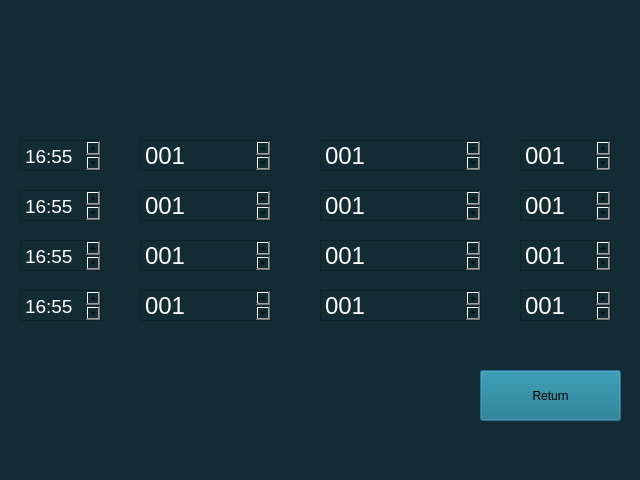
<?xml version="1.0" encoding="UTF-8"?>
<ui version="4.0">
 <class>Dialog</class>
 <widget class="QDialog" name="Dialog">
  <property name="geometry">
   <rect>
    <x>0</x>
    <y>0</y>
    <width>640</width>
    <height>480</height>
   </rect>
  </property>
  <property name="windowTitle">
   <string>Dialog</string>
  </property>
  <property name="styleSheet">
   <string notr="true">background-color: rgb(19, 44, 51);</string>
  </property>
  <widget class="QPushButton" name="reset">
   <property name="geometry">
    <rect>
     <x>480</x>
     <y>370</y>
     <width>141</width>
     <height>51</height>
    </rect>
   </property>
   <property name="toolTip">
    <string>&lt;html&gt;&lt;head/&gt;&lt;body&gt;&lt;p&gt;return&lt;/p&gt;&lt;p&gt;&lt;br/&gt;&lt;/p&gt;&lt;/body&gt;&lt;/html&gt;</string>
   </property>
   <property name="whatsThis">
    <string>&lt;html&gt;&lt;head/&gt;&lt;body&gt;&lt;p&gt;&lt;span style=&quot; font-size:18pt; color:#ffffff;&quot;&gt;Reset&lt;/span&gt;&lt;/p&gt;&lt;/body&gt;&lt;/html&gt;</string>
   </property>
   <property name="styleSheet">
    <string notr="true">background-color: rgb(18, 110, 130);
font: 57 28pt &quot;Mazzard Soft M Med&quot;;</string>
   </property>
   <property name="text">
    <string>Return</string>
   </property>
  </widget>
  <widget class="QLabel" name="auditloggo">
   <property name="geometry">
    <rect>
     <x>0</x>
     <y>0</y>
     <width>641</width>
     <height>61</height>
    </rect>
   </property>
   <property name="text">
    <string/>
   </property>
   <property name="pixmap">
    <pixmap>auditlogo.png</pixmap>
   </property>
   <property name="scaledContents">
    <bool>true</bool>
   </property>
  </widget>
  <widget class="QLabel" name="label">
   <property name="geometry">
    <rect>
     <x>0</x>
     <y>60</y>
     <width>661</width>
     <height>61</height>
    </rect>
   </property>
   <property name="text">
    <string/>
   </property>
   <property name="pixmap">
    <pixmap>audittop.png</pixmap>
   </property>
   <property name="scaledContents">
    <bool>true</bool>
   </property>
  </widget>
  <widget class="QTextBrowser" name="time">
   <property name="geometry">
    <rect>
     <x>20</x>
     <y>140</y>
     <width>81</width>
     <height>31</height>
    </rect>
   </property>
   <property name="whatsThis">
    <string>&lt;html&gt;&lt;head/&gt;&lt;body&gt;&lt;p&gt;001&lt;/p&gt;&lt;/body&gt;&lt;/html&gt;</string>
   </property>
   <property name="styleSheet">
    <string notr="true">font: 57 11pt &quot;Mazzard Soft M Med&quot;;
background-color: rgb(19, 44, 51);</string>
   </property>
   <property name="html">
    <string>&lt;!DOCTYPE HTML PUBLIC &quot;-//W3C//DTD HTML 4.0//EN&quot; &quot;http://www.w3.org/TR/REC-html40/strict.dtd&quot;&gt;
&lt;html&gt;&lt;head&gt;&lt;meta name=&quot;qrichtext&quot; content=&quot;1&quot; /&gt;&lt;style type=&quot;text/css&quot;&gt;
p, li { white-space: pre-wrap; }
&lt;/style&gt;&lt;/head&gt;&lt;body style=&quot; font-family:'Mazzard Soft M Med'; font-size:11pt; font-weight:56; font-style:normal;&quot;&gt;
&lt;p style=&quot; margin-top:0px; margin-bottom:0px; margin-left:0px; margin-right:0px; -qt-block-indent:0; text-indent:0px;&quot;&gt;&lt;span style=&quot; font-size:14pt; color:#ffffff;&quot;&gt;16:55&lt;/span&gt;&lt;/p&gt;&lt;/body&gt;&lt;/html&gt;</string>
   </property>
  </widget>
  <widget class="QTextBrowser" name="coil">
   <property name="geometry">
    <rect>
     <x>140</x>
     <y>140</y>
     <width>131</width>
     <height>31</height>
    </rect>
   </property>
   <property name="whatsThis">
    <string>&lt;html&gt;&lt;head/&gt;&lt;body&gt;&lt;p&gt;001&lt;/p&gt;&lt;/body&gt;&lt;/html&gt;</string>
   </property>
   <property name="styleSheet">
    <string notr="true">font: 57 11pt &quot;Mazzard Soft M Med&quot;;
background-color: rgb(19, 44, 51);</string>
   </property>
   <property name="html">
    <string>&lt;!DOCTYPE HTML PUBLIC &quot;-//W3C//DTD HTML 4.0//EN&quot; &quot;http://www.w3.org/TR/REC-html40/strict.dtd&quot;&gt;
&lt;html&gt;&lt;head&gt;&lt;meta name=&quot;qrichtext&quot; content=&quot;1&quot; /&gt;&lt;style type=&quot;text/css&quot;&gt;
p, li { white-space: pre-wrap; }
&lt;/style&gt;&lt;/head&gt;&lt;body style=&quot; font-family:'Mazzard Soft M Med'; font-size:11pt; font-weight:56; font-style:normal;&quot;&gt;
&lt;p style=&quot; margin-top:0px; margin-bottom:0px; margin-left:0px; margin-right:0px; -qt-block-indent:0; text-indent:0px;&quot;&gt;&lt;span style=&quot; font-size:18pt; color:#ffffff;&quot;&gt;001&lt;/span&gt;&lt;/p&gt;
&lt;p style=&quot;-qt-paragraph-type:empty; margin-top:0px; margin-bottom:0px; margin-left:0px; margin-right:0px; -qt-block-indent:0; text-indent:0px; font-size:18pt; color:#ffffff;&quot;&gt;&lt;br /&gt;&lt;/p&gt;&lt;/body&gt;&lt;/html&gt;</string>
   </property>
  </widget>
  <widget class="QTextBrowser" name="dist">
   <property name="geometry">
    <rect>
     <x>320</x>
     <y>140</y>
     <width>161</width>
     <height>31</height>
    </rect>
   </property>
   <property name="whatsThis">
    <string>&lt;html&gt;&lt;head/&gt;&lt;body&gt;&lt;p&gt;001&lt;/p&gt;&lt;/body&gt;&lt;/html&gt;</string>
   </property>
   <property name="styleSheet">
    <string notr="true">font: 57 11pt &quot;Mazzard Soft M Med&quot;;
background-color: rgb(19, 44, 51);</string>
   </property>
   <property name="html">
    <string>&lt;!DOCTYPE HTML PUBLIC &quot;-//W3C//DTD HTML 4.0//EN&quot; &quot;http://www.w3.org/TR/REC-html40/strict.dtd&quot;&gt;
&lt;html&gt;&lt;head&gt;&lt;meta name=&quot;qrichtext&quot; content=&quot;1&quot; /&gt;&lt;style type=&quot;text/css&quot;&gt;
p, li { white-space: pre-wrap; }
&lt;/style&gt;&lt;/head&gt;&lt;body style=&quot; font-family:'Mazzard Soft M Med'; font-size:11pt; font-weight:56; font-style:normal;&quot;&gt;
&lt;p style=&quot; margin-top:0px; margin-bottom:0px; margin-left:0px; margin-right:0px; -qt-block-indent:0; text-indent:0px;&quot;&gt;&lt;span style=&quot; font-size:18pt; color:#ffffff;&quot;&gt;001&lt;/span&gt;&lt;/p&gt;
&lt;p style=&quot;-qt-paragraph-type:empty; margin-top:0px; margin-bottom:0px; margin-left:0px; margin-right:0px; -qt-block-indent:0; text-indent:0px; font-size:18pt; color:#ffffff;&quot;&gt;&lt;br /&gt;&lt;/p&gt;&lt;/body&gt;&lt;/html&gt;</string>
   </property>
  </widget>
  <widget class="QTextBrowser" name="res">
   <property name="geometry">
    <rect>
     <x>520</x>
     <y>140</y>
     <width>91</width>
     <height>31</height>
    </rect>
   </property>
   <property name="whatsThis">
    <string>&lt;html&gt;&lt;head/&gt;&lt;body&gt;&lt;p&gt;001&lt;/p&gt;&lt;/body&gt;&lt;/html&gt;</string>
   </property>
   <property name="styleSheet">
    <string notr="true">font: 57 11pt &quot;Mazzard Soft M Med&quot;;
background-color: rgb(19, 44, 51);</string>
   </property>
   <property name="html">
    <string>&lt;!DOCTYPE HTML PUBLIC &quot;-//W3C//DTD HTML 4.0//EN&quot; &quot;http://www.w3.org/TR/REC-html40/strict.dtd&quot;&gt;
&lt;html&gt;&lt;head&gt;&lt;meta name=&quot;qrichtext&quot; content=&quot;1&quot; /&gt;&lt;style type=&quot;text/css&quot;&gt;
p, li { white-space: pre-wrap; }
&lt;/style&gt;&lt;/head&gt;&lt;body style=&quot; font-family:'Mazzard Soft M Med'; font-size:11pt; font-weight:56; font-style:normal;&quot;&gt;
&lt;p style=&quot; margin-top:0px; margin-bottom:0px; margin-left:0px; margin-right:0px; -qt-block-indent:0; text-indent:0px;&quot;&gt;&lt;span style=&quot; font-size:18pt; color:#ffffff;&quot;&gt;001&lt;/span&gt;&lt;/p&gt;
&lt;p style=&quot;-qt-paragraph-type:empty; margin-top:0px; margin-bottom:0px; margin-left:0px; margin-right:0px; -qt-block-indent:0; text-indent:0px; font-size:18pt; color:#ffffff;&quot;&gt;&lt;br /&gt;&lt;/p&gt;&lt;/body&gt;&lt;/html&gt;</string>
   </property>
  </widget>
  <widget class="QTextBrowser" name="time_2">
   <property name="geometry">
    <rect>
     <x>20</x>
     <y>190</y>
     <width>81</width>
     <height>31</height>
    </rect>
   </property>
   <property name="whatsThis">
    <string>&lt;html&gt;&lt;head/&gt;&lt;body&gt;&lt;p&gt;001&lt;/p&gt;&lt;/body&gt;&lt;/html&gt;</string>
   </property>
   <property name="styleSheet">
    <string notr="true">font: 57 11pt &quot;Mazzard Soft M Med&quot;;
background-color: rgb(19, 44, 51);</string>
   </property>
   <property name="html">
    <string>&lt;!DOCTYPE HTML PUBLIC &quot;-//W3C//DTD HTML 4.0//EN&quot; &quot;http://www.w3.org/TR/REC-html40/strict.dtd&quot;&gt;
&lt;html&gt;&lt;head&gt;&lt;meta name=&quot;qrichtext&quot; content=&quot;1&quot; /&gt;&lt;style type=&quot;text/css&quot;&gt;
p, li { white-space: pre-wrap; }
&lt;/style&gt;&lt;/head&gt;&lt;body style=&quot; font-family:'Mazzard Soft M Med'; font-size:11pt; font-weight:56; font-style:normal;&quot;&gt;
&lt;p style=&quot; margin-top:0px; margin-bottom:0px; margin-left:0px; margin-right:0px; -qt-block-indent:0; text-indent:0px;&quot;&gt;&lt;span style=&quot; font-size:14pt; color:#ffffff;&quot;&gt;16:55&lt;/span&gt;&lt;/p&gt;&lt;/body&gt;&lt;/html&gt;</string>
   </property>
  </widget>
  <widget class="QTextBrowser" name="coil_2">
   <property name="geometry">
    <rect>
     <x>140</x>
     <y>190</y>
     <width>131</width>
     <height>31</height>
    </rect>
   </property>
   <property name="whatsThis">
    <string>&lt;html&gt;&lt;head/&gt;&lt;body&gt;&lt;p&gt;001&lt;/p&gt;&lt;/body&gt;&lt;/html&gt;</string>
   </property>
   <property name="styleSheet">
    <string notr="true">font: 57 11pt &quot;Mazzard Soft M Med&quot;;
background-color: rgb(19, 44, 51);</string>
   </property>
   <property name="html">
    <string>&lt;!DOCTYPE HTML PUBLIC &quot;-//W3C//DTD HTML 4.0//EN&quot; &quot;http://www.w3.org/TR/REC-html40/strict.dtd&quot;&gt;
&lt;html&gt;&lt;head&gt;&lt;meta name=&quot;qrichtext&quot; content=&quot;1&quot; /&gt;&lt;style type=&quot;text/css&quot;&gt;
p, li { white-space: pre-wrap; }
&lt;/style&gt;&lt;/head&gt;&lt;body style=&quot; font-family:'Mazzard Soft M Med'; font-size:11pt; font-weight:56; font-style:normal;&quot;&gt;
&lt;p style=&quot; margin-top:0px; margin-bottom:0px; margin-left:0px; margin-right:0px; -qt-block-indent:0; text-indent:0px;&quot;&gt;&lt;span style=&quot; font-size:18pt; color:#ffffff;&quot;&gt;001&lt;/span&gt;&lt;/p&gt;
&lt;p style=&quot;-qt-paragraph-type:empty; margin-top:0px; margin-bottom:0px; margin-left:0px; margin-right:0px; -qt-block-indent:0; text-indent:0px; font-size:18pt; color:#ffffff;&quot;&gt;&lt;br /&gt;&lt;/p&gt;&lt;/body&gt;&lt;/html&gt;</string>
   </property>
  </widget>
  <widget class="QTextBrowser" name="dist_2">
   <property name="geometry">
    <rect>
     <x>320</x>
     <y>190</y>
     <width>161</width>
     <height>31</height>
    </rect>
   </property>
   <property name="whatsThis">
    <string>&lt;html&gt;&lt;head/&gt;&lt;body&gt;&lt;p&gt;001&lt;/p&gt;&lt;/body&gt;&lt;/html&gt;</string>
   </property>
   <property name="styleSheet">
    <string notr="true">font: 57 11pt &quot;Mazzard Soft M Med&quot;;
background-color: rgb(19, 44, 51);</string>
   </property>
   <property name="html">
    <string>&lt;!DOCTYPE HTML PUBLIC &quot;-//W3C//DTD HTML 4.0//EN&quot; &quot;http://www.w3.org/TR/REC-html40/strict.dtd&quot;&gt;
&lt;html&gt;&lt;head&gt;&lt;meta name=&quot;qrichtext&quot; content=&quot;1&quot; /&gt;&lt;style type=&quot;text/css&quot;&gt;
p, li { white-space: pre-wrap; }
&lt;/style&gt;&lt;/head&gt;&lt;body style=&quot; font-family:'Mazzard Soft M Med'; font-size:11pt; font-weight:56; font-style:normal;&quot;&gt;
&lt;p style=&quot; margin-top:0px; margin-bottom:0px; margin-left:0px; margin-right:0px; -qt-block-indent:0; text-indent:0px;&quot;&gt;&lt;span style=&quot; font-size:18pt; color:#ffffff;&quot;&gt;001&lt;/span&gt;&lt;/p&gt;
&lt;p style=&quot;-qt-paragraph-type:empty; margin-top:0px; margin-bottom:0px; margin-left:0px; margin-right:0px; -qt-block-indent:0; text-indent:0px; font-size:18pt; color:#ffffff;&quot;&gt;&lt;br /&gt;&lt;/p&gt;&lt;/body&gt;&lt;/html&gt;</string>
   </property>
  </widget>
  <widget class="QTextBrowser" name="res_2">
   <property name="geometry">
    <rect>
     <x>520</x>
     <y>190</y>
     <width>91</width>
     <height>31</height>
    </rect>
   </property>
   <property name="whatsThis">
    <string>&lt;html&gt;&lt;head/&gt;&lt;body&gt;&lt;p&gt;001&lt;/p&gt;&lt;/body&gt;&lt;/html&gt;</string>
   </property>
   <property name="styleSheet">
    <string notr="true">font: 57 11pt &quot;Mazzard Soft M Med&quot;;
background-color: rgb(19, 44, 51);</string>
   </property>
   <property name="html">
    <string>&lt;!DOCTYPE HTML PUBLIC &quot;-//W3C//DTD HTML 4.0//EN&quot; &quot;http://www.w3.org/TR/REC-html40/strict.dtd&quot;&gt;
&lt;html&gt;&lt;head&gt;&lt;meta name=&quot;qrichtext&quot; content=&quot;1&quot; /&gt;&lt;style type=&quot;text/css&quot;&gt;
p, li { white-space: pre-wrap; }
&lt;/style&gt;&lt;/head&gt;&lt;body style=&quot; font-family:'Mazzard Soft M Med'; font-size:11pt; font-weight:56; font-style:normal;&quot;&gt;
&lt;p style=&quot; margin-top:0px; margin-bottom:0px; margin-left:0px; margin-right:0px; -qt-block-indent:0; text-indent:0px;&quot;&gt;&lt;span style=&quot; font-size:18pt; color:#ffffff;&quot;&gt;001&lt;/span&gt;&lt;/p&gt;
&lt;p style=&quot;-qt-paragraph-type:empty; margin-top:0px; margin-bottom:0px; margin-left:0px; margin-right:0px; -qt-block-indent:0; text-indent:0px; font-size:18pt; color:#ffffff;&quot;&gt;&lt;br /&gt;&lt;/p&gt;&lt;/body&gt;&lt;/html&gt;</string>
   </property>
  </widget>
  <widget class="QTextBrowser" name="time_3">
   <property name="geometry">
    <rect>
     <x>20</x>
     <y>240</y>
     <width>81</width>
     <height>31</height>
    </rect>
   </property>
   <property name="whatsThis">
    <string>&lt;html&gt;&lt;head/&gt;&lt;body&gt;&lt;p&gt;001&lt;/p&gt;&lt;/body&gt;&lt;/html&gt;</string>
   </property>
   <property name="styleSheet">
    <string notr="true">font: 57 11pt &quot;Mazzard Soft M Med&quot;;
background-color: rgb(19, 44, 51);</string>
   </property>
   <property name="html">
    <string>&lt;!DOCTYPE HTML PUBLIC &quot;-//W3C//DTD HTML 4.0//EN&quot; &quot;http://www.w3.org/TR/REC-html40/strict.dtd&quot;&gt;
&lt;html&gt;&lt;head&gt;&lt;meta name=&quot;qrichtext&quot; content=&quot;1&quot; /&gt;&lt;style type=&quot;text/css&quot;&gt;
p, li { white-space: pre-wrap; }
&lt;/style&gt;&lt;/head&gt;&lt;body style=&quot; font-family:'Mazzard Soft M Med'; font-size:11pt; font-weight:56; font-style:normal;&quot;&gt;
&lt;p style=&quot; margin-top:0px; margin-bottom:0px; margin-left:0px; margin-right:0px; -qt-block-indent:0; text-indent:0px;&quot;&gt;&lt;span style=&quot; font-size:14pt; color:#ffffff;&quot;&gt;16:55&lt;/span&gt;&lt;/p&gt;&lt;/body&gt;&lt;/html&gt;</string>
   </property>
  </widget>
  <widget class="QTextBrowser" name="coil_3">
   <property name="geometry">
    <rect>
     <x>140</x>
     <y>240</y>
     <width>131</width>
     <height>31</height>
    </rect>
   </property>
   <property name="whatsThis">
    <string>&lt;html&gt;&lt;head/&gt;&lt;body&gt;&lt;p&gt;001&lt;/p&gt;&lt;/body&gt;&lt;/html&gt;</string>
   </property>
   <property name="styleSheet">
    <string notr="true">font: 57 11pt &quot;Mazzard Soft M Med&quot;;
background-color: rgb(19, 44, 51);</string>
   </property>
   <property name="html">
    <string>&lt;!DOCTYPE HTML PUBLIC &quot;-//W3C//DTD HTML 4.0//EN&quot; &quot;http://www.w3.org/TR/REC-html40/strict.dtd&quot;&gt;
&lt;html&gt;&lt;head&gt;&lt;meta name=&quot;qrichtext&quot; content=&quot;1&quot; /&gt;&lt;style type=&quot;text/css&quot;&gt;
p, li { white-space: pre-wrap; }
&lt;/style&gt;&lt;/head&gt;&lt;body style=&quot; font-family:'Mazzard Soft M Med'; font-size:11pt; font-weight:56; font-style:normal;&quot;&gt;
&lt;p style=&quot; margin-top:0px; margin-bottom:0px; margin-left:0px; margin-right:0px; -qt-block-indent:0; text-indent:0px;&quot;&gt;&lt;span style=&quot; font-size:18pt; color:#ffffff;&quot;&gt;001&lt;/span&gt;&lt;/p&gt;
&lt;p style=&quot;-qt-paragraph-type:empty; margin-top:0px; margin-bottom:0px; margin-left:0px; margin-right:0px; -qt-block-indent:0; text-indent:0px; font-size:18pt; color:#ffffff;&quot;&gt;&lt;br /&gt;&lt;/p&gt;&lt;/body&gt;&lt;/html&gt;</string>
   </property>
  </widget>
  <widget class="QTextBrowser" name="dist_3">
   <property name="geometry">
    <rect>
     <x>320</x>
     <y>240</y>
     <width>161</width>
     <height>31</height>
    </rect>
   </property>
   <property name="whatsThis">
    <string>&lt;html&gt;&lt;head/&gt;&lt;body&gt;&lt;p&gt;001&lt;/p&gt;&lt;/body&gt;&lt;/html&gt;</string>
   </property>
   <property name="styleSheet">
    <string notr="true">font: 57 11pt &quot;Mazzard Soft M Med&quot;;
background-color: rgb(19, 44, 51);</string>
   </property>
   <property name="html">
    <string>&lt;!DOCTYPE HTML PUBLIC &quot;-//W3C//DTD HTML 4.0//EN&quot; &quot;http://www.w3.org/TR/REC-html40/strict.dtd&quot;&gt;
&lt;html&gt;&lt;head&gt;&lt;meta name=&quot;qrichtext&quot; content=&quot;1&quot; /&gt;&lt;style type=&quot;text/css&quot;&gt;
p, li { white-space: pre-wrap; }
&lt;/style&gt;&lt;/head&gt;&lt;body style=&quot; font-family:'Mazzard Soft M Med'; font-size:11pt; font-weight:56; font-style:normal;&quot;&gt;
&lt;p style=&quot; margin-top:0px; margin-bottom:0px; margin-left:0px; margin-right:0px; -qt-block-indent:0; text-indent:0px;&quot;&gt;&lt;span style=&quot; font-size:18pt; color:#ffffff;&quot;&gt;001&lt;/span&gt;&lt;/p&gt;
&lt;p style=&quot;-qt-paragraph-type:empty; margin-top:0px; margin-bottom:0px; margin-left:0px; margin-right:0px; -qt-block-indent:0; text-indent:0px; font-size:18pt; color:#ffffff;&quot;&gt;&lt;br /&gt;&lt;/p&gt;&lt;/body&gt;&lt;/html&gt;</string>
   </property>
  </widget>
  <widget class="QTextBrowser" name="res_3">
   <property name="geometry">
    <rect>
     <x>520</x>
     <y>240</y>
     <width>91</width>
     <height>31</height>
    </rect>
   </property>
   <property name="whatsThis">
    <string>&lt;html&gt;&lt;head/&gt;&lt;body&gt;&lt;p&gt;001&lt;/p&gt;&lt;/body&gt;&lt;/html&gt;</string>
   </property>
   <property name="styleSheet">
    <string notr="true">font: 57 11pt &quot;Mazzard Soft M Med&quot;;
background-color: rgb(19, 44, 51);</string>
   </property>
   <property name="html">
    <string>&lt;!DOCTYPE HTML PUBLIC &quot;-//W3C//DTD HTML 4.0//EN&quot; &quot;http://www.w3.org/TR/REC-html40/strict.dtd&quot;&gt;
&lt;html&gt;&lt;head&gt;&lt;meta name=&quot;qrichtext&quot; content=&quot;1&quot; /&gt;&lt;style type=&quot;text/css&quot;&gt;
p, li { white-space: pre-wrap; }
&lt;/style&gt;&lt;/head&gt;&lt;body style=&quot; font-family:'Mazzard Soft M Med'; font-size:11pt; font-weight:56; font-style:normal;&quot;&gt;
&lt;p style=&quot; margin-top:0px; margin-bottom:0px; margin-left:0px; margin-right:0px; -qt-block-indent:0; text-indent:0px;&quot;&gt;&lt;span style=&quot; font-size:18pt; color:#ffffff;&quot;&gt;001&lt;/span&gt;&lt;/p&gt;
&lt;p style=&quot;-qt-paragraph-type:empty; margin-top:0px; margin-bottom:0px; margin-left:0px; margin-right:0px; -qt-block-indent:0; text-indent:0px; font-size:18pt; color:#ffffff;&quot;&gt;&lt;br /&gt;&lt;/p&gt;&lt;/body&gt;&lt;/html&gt;</string>
   </property>
  </widget>
  <widget class="QTextBrowser" name="time_4">
   <property name="geometry">
    <rect>
     <x>20</x>
     <y>290</y>
     <width>81</width>
     <height>31</height>
    </rect>
   </property>
   <property name="whatsThis">
    <string>&lt;html&gt;&lt;head/&gt;&lt;body&gt;&lt;p&gt;001&lt;/p&gt;&lt;/body&gt;&lt;/html&gt;</string>
   </property>
   <property name="styleSheet">
    <string notr="true">font: 57 11pt &quot;Mazzard Soft M Med&quot;;
background-color: rgb(19, 44, 51);</string>
   </property>
   <property name="html">
    <string>&lt;!DOCTYPE HTML PUBLIC &quot;-//W3C//DTD HTML 4.0//EN&quot; &quot;http://www.w3.org/TR/REC-html40/strict.dtd&quot;&gt;
&lt;html&gt;&lt;head&gt;&lt;meta name=&quot;qrichtext&quot; content=&quot;1&quot; /&gt;&lt;style type=&quot;text/css&quot;&gt;
p, li { white-space: pre-wrap; }
&lt;/style&gt;&lt;/head&gt;&lt;body style=&quot; font-family:'Mazzard Soft M Med'; font-size:11pt; font-weight:56; font-style:normal;&quot;&gt;
&lt;p style=&quot; margin-top:0px; margin-bottom:0px; margin-left:0px; margin-right:0px; -qt-block-indent:0; text-indent:0px;&quot;&gt;&lt;span style=&quot; font-size:14pt; color:#ffffff;&quot;&gt;16:55&lt;/span&gt;&lt;/p&gt;&lt;/body&gt;&lt;/html&gt;</string>
   </property>
  </widget>
  <widget class="QTextBrowser" name="coil_4">
   <property name="geometry">
    <rect>
     <x>140</x>
     <y>290</y>
     <width>131</width>
     <height>31</height>
    </rect>
   </property>
   <property name="whatsThis">
    <string>&lt;html&gt;&lt;head/&gt;&lt;body&gt;&lt;p&gt;001&lt;/p&gt;&lt;/body&gt;&lt;/html&gt;</string>
   </property>
   <property name="styleSheet">
    <string notr="true">font: 57 11pt &quot;Mazzard Soft M Med&quot;;
background-color: rgb(19, 44, 51);</string>
   </property>
   <property name="html">
    <string>&lt;!DOCTYPE HTML PUBLIC &quot;-//W3C//DTD HTML 4.0//EN&quot; &quot;http://www.w3.org/TR/REC-html40/strict.dtd&quot;&gt;
&lt;html&gt;&lt;head&gt;&lt;meta name=&quot;qrichtext&quot; content=&quot;1&quot; /&gt;&lt;style type=&quot;text/css&quot;&gt;
p, li { white-space: pre-wrap; }
&lt;/style&gt;&lt;/head&gt;&lt;body style=&quot; font-family:'Mazzard Soft M Med'; font-size:11pt; font-weight:56; font-style:normal;&quot;&gt;
&lt;p style=&quot; margin-top:0px; margin-bottom:0px; margin-left:0px; margin-right:0px; -qt-block-indent:0; text-indent:0px;&quot;&gt;&lt;span style=&quot; font-size:18pt; color:#ffffff;&quot;&gt;001&lt;/span&gt;&lt;/p&gt;
&lt;p style=&quot;-qt-paragraph-type:empty; margin-top:0px; margin-bottom:0px; margin-left:0px; margin-right:0px; -qt-block-indent:0; text-indent:0px; font-size:18pt; color:#ffffff;&quot;&gt;&lt;br /&gt;&lt;/p&gt;&lt;/body&gt;&lt;/html&gt;</string>
   </property>
  </widget>
  <widget class="QTextBrowser" name="dist_4">
   <property name="geometry">
    <rect>
     <x>320</x>
     <y>290</y>
     <width>161</width>
     <height>31</height>
    </rect>
   </property>
   <property name="whatsThis">
    <string>&lt;html&gt;&lt;head/&gt;&lt;body&gt;&lt;p&gt;001&lt;/p&gt;&lt;/body&gt;&lt;/html&gt;</string>
   </property>
   <property name="styleSheet">
    <string notr="true">font: 57 11pt &quot;Mazzard Soft M Med&quot;;
background-color: rgb(19, 44, 51);</string>
   </property>
   <property name="html">
    <string>&lt;!DOCTYPE HTML PUBLIC &quot;-//W3C//DTD HTML 4.0//EN&quot; &quot;http://www.w3.org/TR/REC-html40/strict.dtd&quot;&gt;
&lt;html&gt;&lt;head&gt;&lt;meta name=&quot;qrichtext&quot; content=&quot;1&quot; /&gt;&lt;style type=&quot;text/css&quot;&gt;
p, li { white-space: pre-wrap; }
&lt;/style&gt;&lt;/head&gt;&lt;body style=&quot; font-family:'Mazzard Soft M Med'; font-size:11pt; font-weight:56; font-style:normal;&quot;&gt;
&lt;p style=&quot; margin-top:0px; margin-bottom:0px; margin-left:0px; margin-right:0px; -qt-block-indent:0; text-indent:0px;&quot;&gt;&lt;span style=&quot; font-size:18pt; color:#ffffff;&quot;&gt;001&lt;/span&gt;&lt;/p&gt;
&lt;p style=&quot;-qt-paragraph-type:empty; margin-top:0px; margin-bottom:0px; margin-left:0px; margin-right:0px; -qt-block-indent:0; text-indent:0px; font-size:18pt; color:#ffffff;&quot;&gt;&lt;br /&gt;&lt;/p&gt;&lt;/body&gt;&lt;/html&gt;</string>
   </property>
  </widget>
  <widget class="QTextBrowser" name="res_4">
   <property name="geometry">
    <rect>
     <x>520</x>
     <y>290</y>
     <width>91</width>
     <height>31</height>
    </rect>
   </property>
   <property name="whatsThis">
    <string>&lt;html&gt;&lt;head/&gt;&lt;body&gt;&lt;p&gt;001&lt;/p&gt;&lt;/body&gt;&lt;/html&gt;</string>
   </property>
   <property name="styleSheet">
    <string notr="true">font: 57 11pt &quot;Mazzard Soft M Med&quot;;
background-color: rgb(19, 44, 51);</string>
   </property>
   <property name="html">
    <string>&lt;!DOCTYPE HTML PUBLIC &quot;-//W3C//DTD HTML 4.0//EN&quot; &quot;http://www.w3.org/TR/REC-html40/strict.dtd&quot;&gt;
&lt;html&gt;&lt;head&gt;&lt;meta name=&quot;qrichtext&quot; content=&quot;1&quot; /&gt;&lt;style type=&quot;text/css&quot;&gt;
p, li { white-space: pre-wrap; }
&lt;/style&gt;&lt;/head&gt;&lt;body style=&quot; font-family:'Mazzard Soft M Med'; font-size:11pt; font-weight:56; font-style:normal;&quot;&gt;
&lt;p style=&quot; margin-top:0px; margin-bottom:0px; margin-left:0px; margin-right:0px; -qt-block-indent:0; text-indent:0px;&quot;&gt;&lt;span style=&quot; font-size:18pt; color:#ffffff;&quot;&gt;001&lt;/span&gt;&lt;/p&gt;
&lt;p style=&quot;-qt-paragraph-type:empty; margin-top:0px; margin-bottom:0px; margin-left:0px; margin-right:0px; -qt-block-indent:0; text-indent:0px; font-size:18pt; color:#ffffff;&quot;&gt;&lt;br /&gt;&lt;/p&gt;&lt;/body&gt;&lt;/html&gt;</string>
   </property>
  </widget>
 </widget>
 <resources/>
 <connections/>
</ui>
